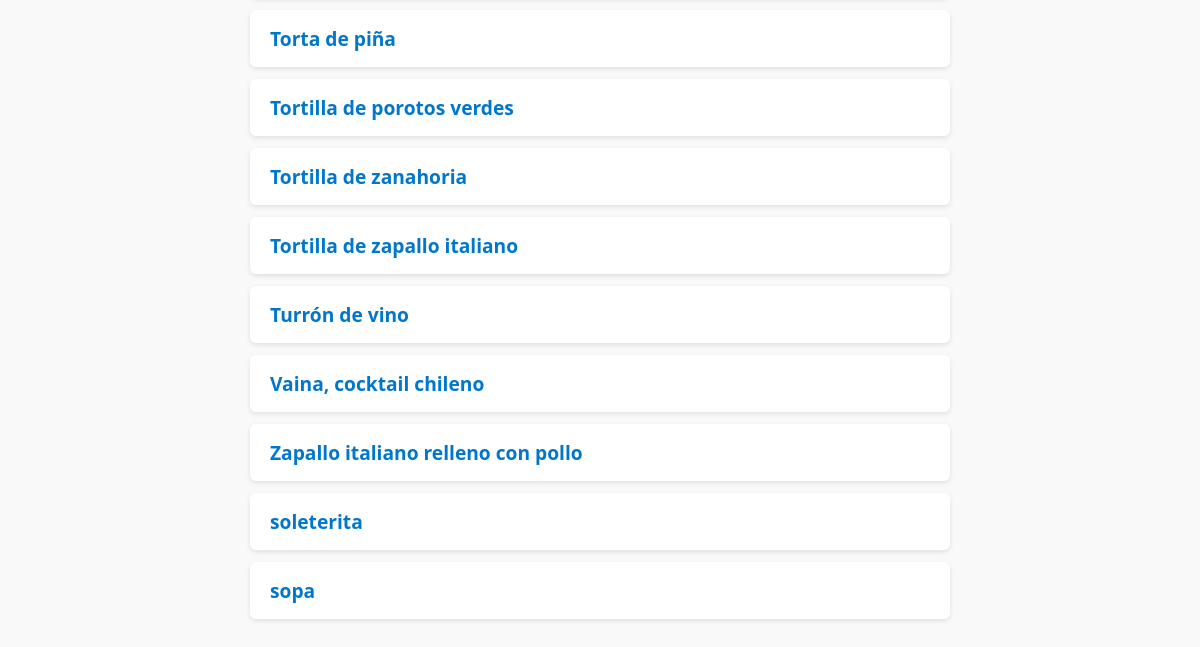
Before: /recipes/ (lower part) with the older database file.
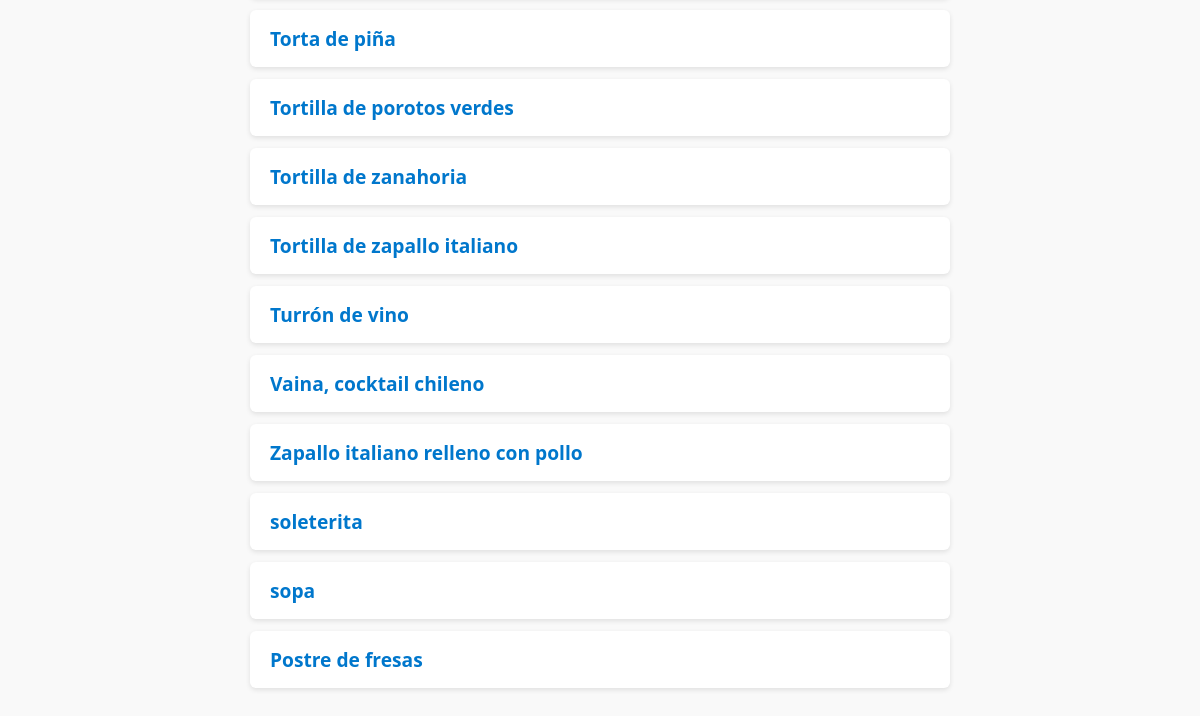
After: the same page with the newer database file.
### recipes/models.py (models this page shows)
class Recipe(models.Model):
    name = models.CharField(max_length=255)
    preparation_time = models.FloatField(null=True, blank=True)
    min_portion = models.IntegerField(null=True, blank=True)
    max_portion = models.IntegerField(null=True, blank=True)
    creator = models.ForeignKey(User, on_delete=models.CASCADE, related_name='recipes')
    difficulty = models.CharField(max_length=50, default="Fácil")

### recipes/views.py (the view)
# urls.py: path('', views.recipe_list, name='recipe_list'),
def recipe_list(request):
    ingredient_query = request.GET.get('ingredient', '').strip()
    max_time = request.GET.get('max_time', '').strip()
    recipes = Recipe.objects.all()
    if ingredient_query:
        recipes = recipes.filter(ingredients__name__icontains=ingredient_query).distinct()
    if max_time:
        try:
            max_time_float = float(max_time)
            recipes = recipes.filter(preparation_time__lte=max_time_float)
        except ValueError:
            pass  # Ignore if not a valid number
    return render(request, 'recipes/recipe_list.html', {
        'recipes': recipes,
        'ingredient_query': ingredient_query,
        'max_time': max_time,
    })

### recipes/templates/recipes/recipe_list.html (shortened to what this page needs)
{% extends "base.html" %}
{% block content %}
<ul>
    {% for recipe in recipes %}
        <li>
            <a href="{% url 'recipe_detail' pk=recipe.pk %}" class="recipe-link">{{ recipe.name }}</a>
        </li>
    {% empty %}
        <li>No recipes found.</li>
    {% endfor %}
</ul>
{% endblock %}

Changed rows visible on the page:
added Recipe: name "Postre de fresas"
